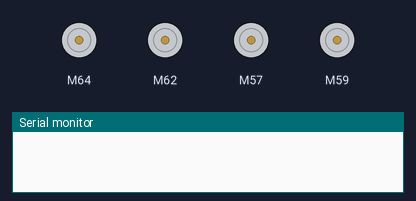
Bench run of a sketch on a simulated Arduino Mega 2560, built with avr-gcc and run on an emulated ATmega2560. Parts: 4 × DC motor (green arrow = forward, orange = backward, longer = faster), the last lines printed to the serial monitor.

Above: at 0.1 s.
At 11.1 s:
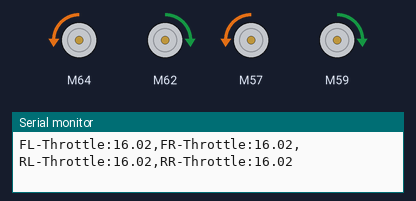
At 14.41 s:
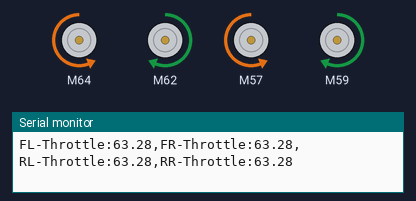
At 19.85 s:
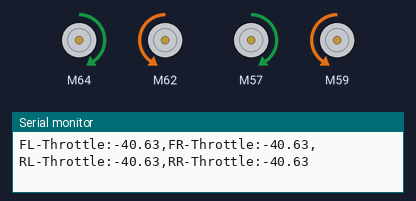
At 23.76 s:
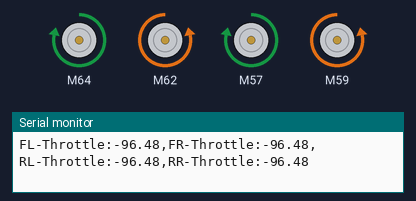
At 39.69 s:
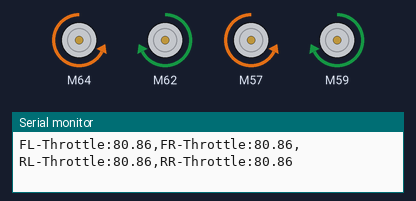
Timing chart, 0 to 40.0 s (numbered marks = the images above):
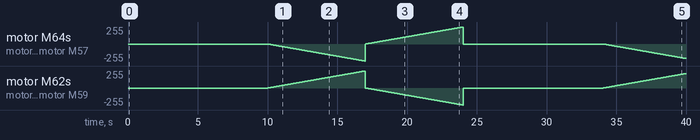

The sketch:

ThrottleSensor.ino
```cpp
#include <SparkFun_TB6612.h>

#define FAIN1 A10
#define FBIN1 A8
#define FAIN2 A11
#define FBIN2 A7
#define FPWMA 10
#define FPWMB 11
#define FSTBY A9

#define RAIN1 A5
#define RBIN1 A3
#define RAIN2 A6
#define RBIN2 A2
#define RPWMA 8
#define RPWMB 9
#define RSTBY A4

const int FOffsetA = -1; // Direction offset for A channel
const int FOffsetB = 1; // Direction offset for B channel
const int ROffsetA = 1; // Direction offset for A channel
const int ROffsetB = -1; // Direction offset for B channel
Motor motorFL = Motor(FAIN1, FAIN2, FPWMA, FOffsetA, FSTBY);
Motor motorFR = Motor(FBIN1, FBIN2, FPWMB, FOffsetB, FSTBY);
Motor motorRL = Motor(RBIN1, RBIN2, RPWMB, ROffsetB, RSTBY);
Motor motorRR = Motor(RAIN1, RAIN2, RPWMA, ROffsetA, RSTBY);

int PWMValue = 0;
float throttle = 0.0;

void setup()
{
  Serial.begin(115200); // Initialize the serial port
}


void loop()
{
  delay(10000); // Initialization delay

  // Drive forward
  for(PWMValue=0; PWMValue<=256; PWMValue++){
    forward(motorFL, motorFR, PWMValue);
    forward(motorRL, motorRR, PWMValue);
    throttle += 0.390625;
    Serial.print("FL-Throttle:"); Serial.print(throttle); Serial.print(","); Serial.print("FR-Throttle:"); Serial.print(throttle); Serial.print(",");
    Serial.print("RL-Throttle:"); Serial.print(throttle); Serial.print(","); Serial.print("RR-Throttle:"); Serial.println(throttle);
    delay(25);
  }

  // Brake
  brake(motorFL, motorFR);
  brake(motorRL, motorRR);
  throttle = 0;
  Serial.print("FL-Throttle:"); Serial.print(throttle); Serial.print(","); Serial.print("FR-Throttle:"); Serial.print(throttle); Serial.print(",");
  Serial.print("RL-Throttle:"); Serial.print(throttle); Serial.print(","); Serial.print("RR-Throttle:"); Serial.println(throttle);

  // Drive reverse
  for(PWMValue=0; PWMValue<=256; PWMValue++){
    forward(motorFL, motorFR, -PWMValue);
    forward(motorRL, motorRR, -PWMValue);
    throttle -= 0.390625;
    Serial.print("FL-Throttle:"); Serial.print(throttle); Serial.print(","); Serial.print("FR-Throttle:"); Serial.print(throttle); Serial.print(",");
    Serial.print("RL-Throttle:"); Serial.print(throttle); Serial.print(","); Serial.print("RR-Throttle:"); Serial.println(throttle);
    delay(25);
  }

  // Brake
  brake(motorFL, motorFR);
  brake(motorRL, motorRR);
  throttle = 0;
  Serial.print("FL-Throttle:"); Serial.print(throttle); Serial.print(","); Serial.print("FR-Throttle:"); Serial.print(throttle); Serial.print(",");
  Serial.print("RL-Throttle:"); Serial.print(throttle); Serial.print(","); Serial.print("RR-Throttle:"); Serial.println(throttle);
}
```
